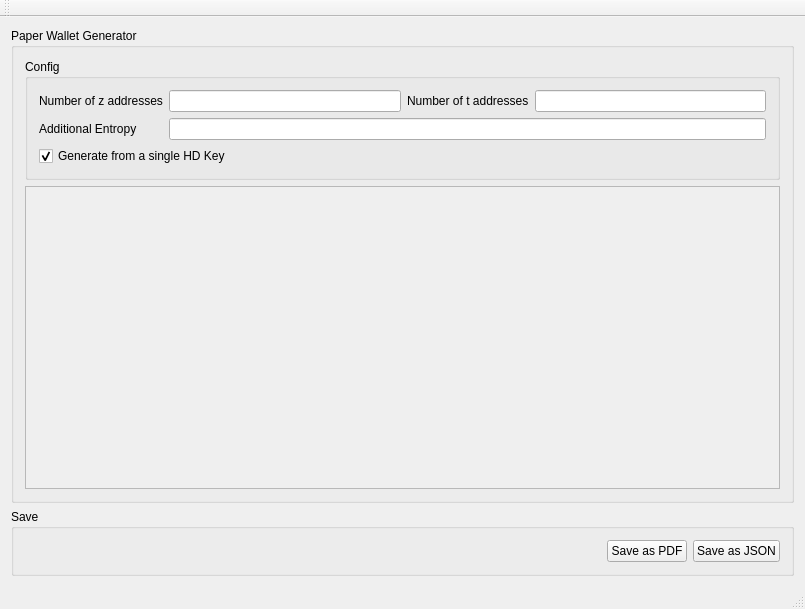
<?xml version="1.0" encoding="UTF-8"?>
<ui version="4.0">
 <class>MainWindow</class>
 <widget class="QMainWindow" name="MainWindow">
  <property name="geometry">
   <rect>
    <x>0</x>
    <y>0</y>
    <width>805</width>
    <height>609</height>
   </rect>
  </property>
  <property name="windowTitle">
   <string>Zec Sapling Paper Wallet</string>
  </property>
  <widget class="QWidget" name="centralWidget">
   <layout class="QGridLayout" name="gridLayout">
    <item row="0" column="0">
     <widget class="QGroupBox" name="groupBox">
      <property name="title">
       <string>Paper Wallet Generator</string>
      </property>
      <layout class="QGridLayout" name="gridLayout_2">
       <item row="0" column="0">
        <widget class="QGroupBox" name="Config">
         <property name="title">
          <string>Config</string>
         </property>
         <layout class="QGridLayout" name="gridLayout_3">
          <item row="0" column="3">
           <widget class="QLineEdit" name="txttaddrs"/>
          </item>
          <item row="0" column="1">
           <widget class="QLineEdit" name="txtzaddrs"/>
          </item>
          <item row="0" column="0">
           <widget class="QLabel" name="label">
            <property name="text">
             <string>Number of z addresses</string>
            </property>
           </widget>
          </item>
          <item row="1" column="0">
           <widget class="QLabel" name="label_3">
            <property name="text">
             <string>Additional Entropy</string>
            </property>
           </widget>
          </item>
          <item row="0" column="2">
           <widget class="QLabel" name="label_2">
            <property name="text">
             <string>Number of t addresses</string>
            </property>
           </widget>
          </item>
          <item row="1" column="1" colspan="3">
           <widget class="QLineEdit" name="lineEdit"/>
          </item>
          <item row="2" column="0" colspan="4">
           <widget class="QCheckBox" name="checkBox">
            <property name="text">
             <string>Generate from a single HD Key</string>
            </property>
            <property name="checked">
             <bool>true</bool>
            </property>
           </widget>
          </item>
         </layout>
        </widget>
       </item>
       <item row="1" column="0">
        <widget class="QScrollArea" name="scrollArea">
         <property name="widgetResizable">
          <bool>true</bool>
         </property>
         <widget class="QWidget" name="scroll">
          <property name="geometry">
           <rect>
            <x>0</x>
            <y>0</y>
            <width>761</width>
            <height>274</height>
           </rect>
          </property>
          <layout class="QVBoxLayout" name="verticalLayout"/>
         </widget>
        </widget>
       </item>
      </layout>
     </widget>
    </item>
    <item row="1" column="0">
     <widget class="QGroupBox" name="Save">
      <property name="title">
       <string>Save</string>
      </property>
      <layout class="QHBoxLayout" name="horizontalLayout">
       <item>
        <spacer name="horizontalSpacer">
         <property name="orientation">
          <enum>Qt::Horizontal</enum>
         </property>
         <property name="sizeHint" stdset="0">
          <size>
           <width>40</width>
           <height>20</height>
          </size>
         </property>
        </spacer>
       </item>
       <item>
        <widget class="QPushButton" name="pushButton">
         <property name="text">
          <string>Save as PDF</string>
         </property>
        </widget>
       </item>
       <item>
        <widget class="QPushButton" name="pushButton_2">
         <property name="text">
          <string>Save as JSON</string>
         </property>
        </widget>
       </item>
      </layout>
     </widget>
    </item>
   </layout>
  </widget>
  <widget class="QMenuBar" name="menuBar">
   <property name="geometry">
    <rect>
     <x>0</x>
     <y>0</y>
     <width>805</width>
     <height>22</height>
    </rect>
   </property>
  </widget>
  <widget class="QToolBar" name="mainToolBar">
   <attribute name="toolBarArea">
    <enum>TopToolBarArea</enum>
   </attribute>
   <attribute name="toolBarBreak">
    <bool>false</bool>
   </attribute>
  </widget>
  <widget class="QStatusBar" name="statusBar"/>
 </widget>
 <layoutdefault spacing="6" margin="11"/>
 <resources/>
 <connections/>
</ui>
